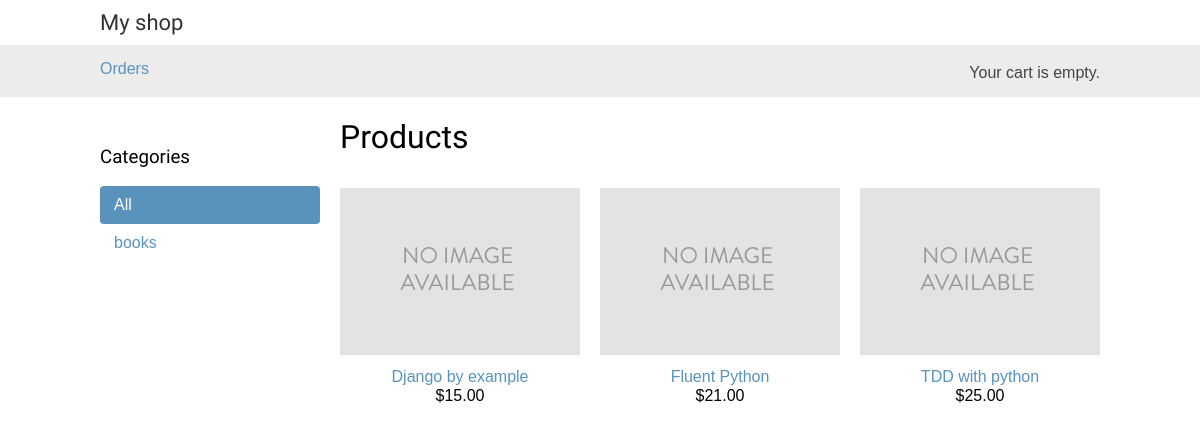
Before: / with the older database file.
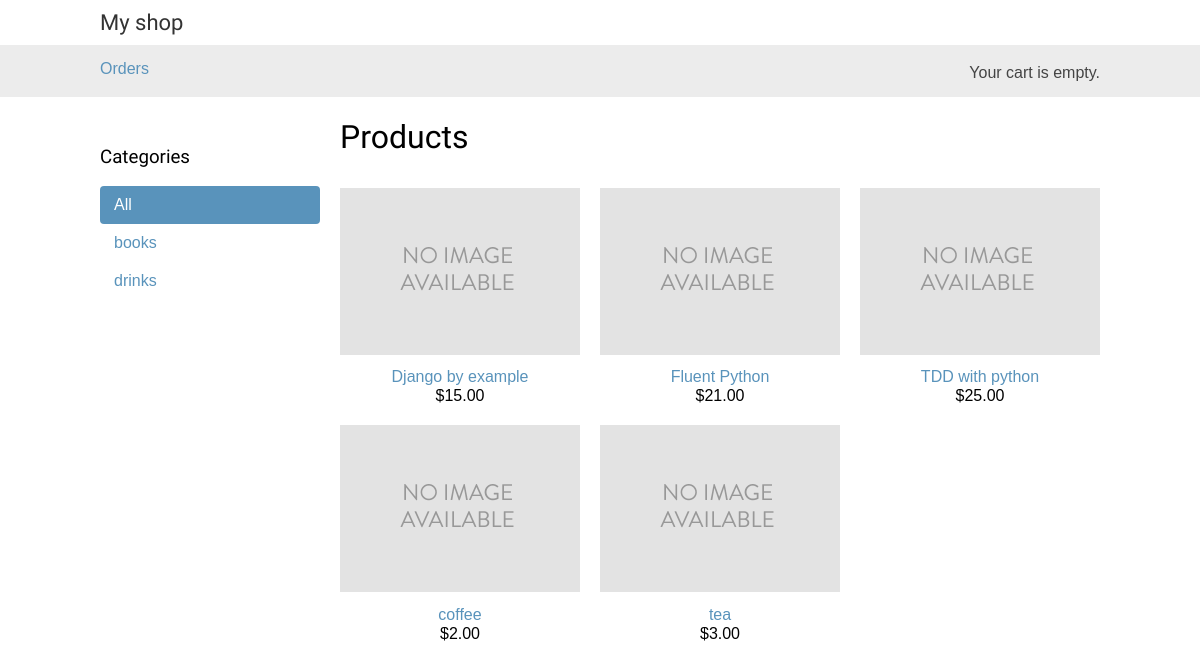
After: the same page with the newer database file.
### shop/models.py (models this page shows, shortened)
class Category(models.Model):
    name = models.CharField(max_length=200, db_index=True)
    slug = models.SlugField(max_length=200, unique=True)
    class Meta:
        ordering = ('name',)
        verbose_name = 'category'
        verbose_name_plural = 'categories'
    def get_absolute_url(self):
        return reverse('shop:product_list_by_category', args=[self.slug])

class Product(models.Model):
    category = models.ForeignKey(Category, on_delete=models.CASCADE, related_name='products')
    name = models.CharField(max_length=200, db_index=True)
    slug = models.SlugField(max_length=200, db_index=True)
    image = models.ImageField(upload_to='products/%Y/%m/%d', blank=True)
    description = models.TextField(blank=True)
    price = models.DecimalField(max_digits=10, decimal_places=2)
    available = models.BooleanField(default=True)
    created = models.DateTimeField(auto_now_add=True)
    updated = models.DateTimeField(auto_now=True)
    class Meta:
        ordering = ('name',)
        index_together = (('id', 'slug'),)
    def get_absolute_url(self):
        return reverse('shop:product_detail', args=[self.id, self.slug])

### shop/views.py (the view)
# urls.py: path('', views.ProductList.as_view(), name='product_list'),
class ProductList(ListView):
    model = Product
    template_name = 'shop/product/list.html'
    context_object_name = 'products'
    extra_context = {}
    def get_queryset(self):
        products = Product.objects.filter(available=True)
        self.extra_context['category'] = None
        category_slug = self.kwargs.get('category_slug')
        if category_slug:
            category = get_object_or_404(Category, slug=category_slug)
            products = products.filter(category=category)
            self.extra_context['category'] = category
        return products
    def get_context_data(self, **kwargs):
        context = super().get_context_data(**kwargs)
        context['categories'] = Category.objects.all()
        return context

### cart/cart.py (called while the page is built)
    def __len__(self):
        return sum(item['quantity'] for item in self.cart.values())

### cart/context_processors.py (called while the page is built)
def cart(request):
    return {'cart': Cart(request)}

### shop/templates/shop/product/list.html (shortened to what this page needs)
{% extends "shop/base.html" %}
{% load static %}
{% block content %}
  <div id="sidebar">
    <h3>Categories</h3>
    <ul>
      <li {% if not category %}class="selected"{% endif %}>
        <a href="{% url "shop:product_list" %}">All</a>
      </li>
      {% for c in categories %}
        <li {% if category.slug == c.slug %}class="selected"{% endif %}>
          <a href="{{ c.get_absolute_url }}">{{ c.name }}</a>
        </li>
      {% endfor %}
    </ul>
  </div>
  <div id="main" class="product-list">
    <h1>{% if category %}{{ category.name }}{% else %}Products{% endif %}</h1>
    {% for product in products %}
      <div class="item">
        <a href="{{ product.get_absolute_url }}">
          <img src="{% if product.image %}{{ product.image.url }}{% else %}{% static "img/no_image.png" %}{% endif %}">
        </a>
        <a href="{{ product.get_absolute_url }}">{{ product.name }}</a><br>
        ${{ product.price }}
      </div>
    {% endfor %}
  </div>
{% endblock %}

### shop/templates/shop/base.html (shortened to what this page needs)
{% load static %}
<!DOCTYPE html>
<html>
<head>
    <link href="{% static "css/base.css" %}" rel="stylesheet">
</head>
<body>
<div id="header">
    <a href="/" class="logo">My shop</a>
</div>
<div id="subheader">
    <div class="cart">
        {% with total_items=cart|length %}
            {% if cart|length > 0 %}
                Your cart:
                <a href="{% url "cart:cart_detail" %}">
                    {{ total_items }} item{{ total_items|pluralize }},
                    ${{ cart.get_total_price }}
                </a>
            {% else %}
                Your cart is empty.
            {% endif %}
        {% endwith %}
    </div>
<div><a href="{% url "orders:list" %}">Orders</a></div>
</div>
<div id="content">
    {% block content %}{% endblock %}
</div>
</body>
</html>

### shop/static/css/base.css (style rules this page uses)
body { margin: 0; padding: 0; font-family: helvetica, sans-serif; }
h1, h2, h3, h4, h5, h6 { font-family: 'Ubuntu', sans-serif; font-weight: normal; }
a { text-decoration: none; color: #5993bb; }
#header { padding: 10px 100px; font-size: 18px; overflow: auto; }
#subheader { background: #ececec; color: #444; padding: 15px 100px; overflow: auto; }
#header .logo { font-family: 'Ubuntu', sans-serif; float: left; color: #333; font-size: 22px; margin-right: 10%; }
#subheader .cart { float: right; padding-top: 4px; }
#content { padding: 0 100px; overflow: hidden; }
#sidebar { width: 220px; padding: 30px 20px 0 0; float: left; }
#sidebar ul { margin: 0; padding: 0; }
#sidebar ul li { margin: 0; list-style: none; padding: 10px 14px; }
#sidebar ul li a { display: block; }
#sidebar ul li.selected { background: #5993bb; border-radius: 4px; }
#sidebar ul li.selected a { color: #fff; }
#main { float: left; width: 96%; margin-right: -220px; overflow: hidden; }
.product-list .item { width: 25%; padding: 10px 20px 10px 0; float: left; text-align: center; line-height: 1.2; }
.product-list .item img { width: 100%; margin-bottom: 8px; }

Changed rows visible on the page:
added Category: name "drinks"
added Product: name "coffee", price "2.00"
added Product: name "tea", price "3.00"
